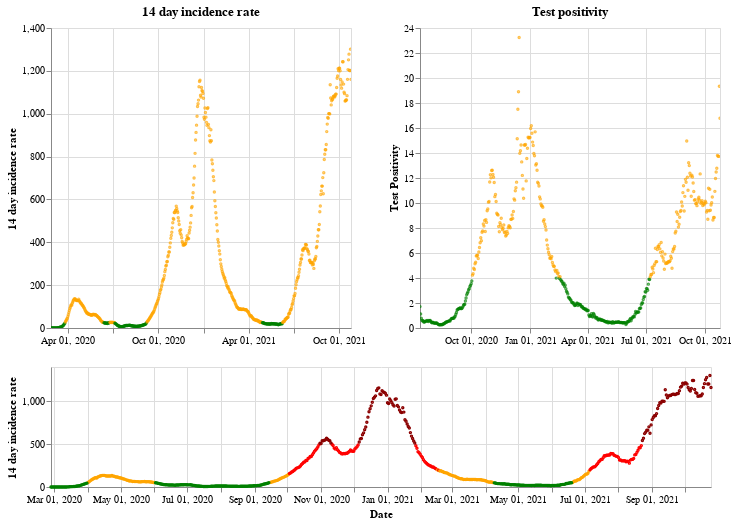

The cell this chart's notebook holds for it:
### Markdown cell above
## Wales

### Code cell
plot_traffic_light('Wales')

### Figure 1 — Vega-Lite specification as saved in the notebook (floating-point values rounded to 4 significant figures; data arrays with more than 128 entries replaced by an {"elided": "..."} marker saying what was removed)
{"config": {"view": {"continuousWidth": 400, "continuousHeight": 300}}, "vconcat": [{"hconcat": [{"mark": {"type": "point", "size": 2}, "encoding": {"color": {"condition": {"value": "green", "test": "(datum.twoWeeklyCasesRate <= 25)"}, "value": "orange"}, "tooltip": [{"type": "nominal", "field": "areaName"}, {"type": "temporal", "field": "date"}, {"type": "quantitative", "field": "twoWeeklyCasesRate"}, {"type": "quantitative", "field": "testPositivity"}], "x": {"type": "temporal", "axis": {"title": ""}, "field": "date", "scale": {"domain": {"selection": "DateBrush"}}, "timeUnit": "yearmonthdate"}, "y": {"type": "quantitative", "axis": {"title": "14 day incidence rate"}, "field": "twoWeeklyCasesRate"}}, "title": "14 day incidence rate", "width": 300}, {"mark": {"type": "point", "size": 2}, "encoding": {"color": {"condition": {"value": "green", "test": "(datum.testPositivity <= 4)"}, "value": "orange"}, "tooltip": [{"type": "nominal", "field": "areaName"}, {"type": "temporal", "field": "date"}, {"type": "quantitative", "field": "twoWeeklyCasesRate"}, {"type": "quantitative", "field": "testPositivity"}], "x": {"type": "temporal", "axis": {"title": ""}, "field": "date", "scale": {"domain": {"selection": "DateBrush"}}, "timeUnit": "yearmonthdate"}, "y": {"type": "quantitative", "axis": {"title": "Test Positivity"}, "field": "testPositivity"}}, "title": "Test positivity", "width": 300}]}, {"layer": [{"mark": {"type": "point", "size": 2}, "encoding": {"color": {"condition": {"value": "orange", "test": "(((datum.testPositivity < 4) && (datum.twoWeeklyCasesRate >= 50)) && (datum.twoWeeklyCasesRate < 200))"}, "value": "red"}, "opacity": {"condition": {"value": 1, "test": "((datum.twoWeeklyCasesRate >= 50) && (datum.twoWeeklyCasesRate < 500))"}, "value": 0}, "tooltip": [{"type": "nominal", "field": "areaName"}, {"type": "temporal", "field": "date"}, {"type": "quantitative", "field": "twoWeeklyCasesRate"}, {"type": "quantitative", "field": "testPositivity"}], "x": {"type": "temporal", "axis": {"title": "Date"}, "field": "date", "timeUnit": "yearmonthdate"}, "y": {"type": "quantitative", "axis": {"title": "14 day incidence rate"}, "field": "twoWeeklyCasesRate"}}, "selection": {"DateBrush": {"type": "interval", "encodings": ["x"], "fields": ["Time"]}}}, {"mark": {"type": "point", "size": 2}, "encoding": {"color": {"value": "darkred"}, "opacity": {"condition": {"value": 1, "test": "(datum.twoWeeklyCasesRate >= 500)"}, "value": 0}, "tooltip": [{"type": "nominal", "field": "areaName"}, {"type": "temporal", "field": "date"}, {"type": "quantitative", "field": "twoWeeklyCasesRate"}, {"type": "quantitative", "field": "testPositivity"}], "x": {"type": "temporal", "axis": {"title": "Date"}, "field": "date", "timeUnit": "yearmonthdate"}, "y": {"type": "quantitative", "axis": {"title": "14 day incidence rate"}, "field": "twoWeeklyCasesRate"}}}, {"mark": {"type": "point", "size": 2}, "encoding": {"color": {"condition": {"value": "green", "test": "((datum.testPositivity < 4) && (datum.twoWeeklyCasesRate < 50))"}, "value": "orange"}, "opacity": {"condition": {"value": 1, "test": "(datum.twoWeeklyCasesRate < 50)"}, "value": 0}, "tooltip": [{"type": "nominal", "field": "areaName"}, {"type": "temporal", "field": "date"}, {"type": "quantitative", "field": "twoWeeklyCasesRate"}, {"type": "quantitative", "field": "testPositivity"}], "x": {"type": "temporal", "axis": {"title": "Date"}, "field": "date", "timeUnit": "yearmonthdate"}, "y": {"type": "quantitative", "axis": {"title": "14 day incidence rate"}, "field": "twoWeeklyCasesRate"}}}], "height": 120, "width": 660}], "data": {"name": "data-194e97e6c7a4f23c6e0fc04c12aaded8"}, "$schema": "https://vega.github.io/schema/vega-lite/v4.8.1.json", "datasets": {"data-194e97e6c7a4f23c6e0fc04c12aaded8": {"elided": "607 records"}}}
